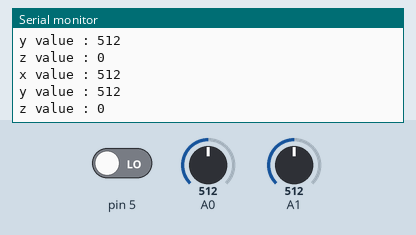
This sketch was run on a simulated Arduino Uno, built with avr-gcc and run on an emulated ATmega328P. On the bench: the last lines printed to the serial monitor. Inputs (shaded band) come from the test bench; at power-on: A0 = 512, A1 = 512, pin 5 LOW.

Above: at 1.3 s.
1.4 s: A0 set to 716
At 1.82 s:
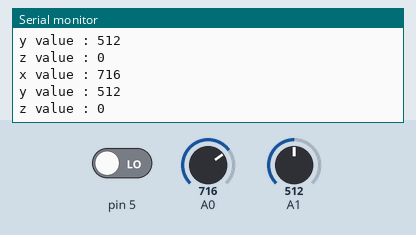
2.9 s: A1 set to 716
At 3.33 s:
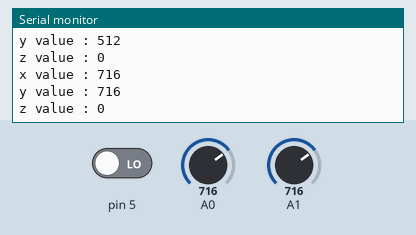
4.4 s: pin 5 driven HIGH
At 4.83 s:
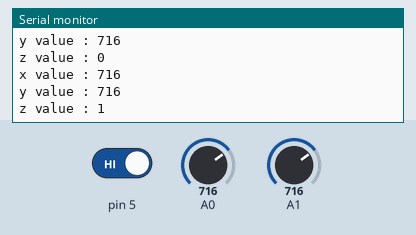
5.9 s: A0 set to 900
At 6.33 s:
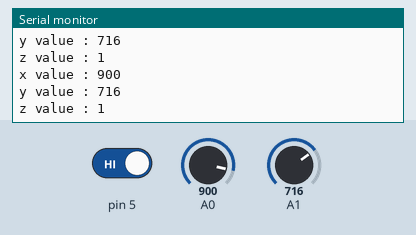
7.4 s: A1 set to 900
At 7.84 s:
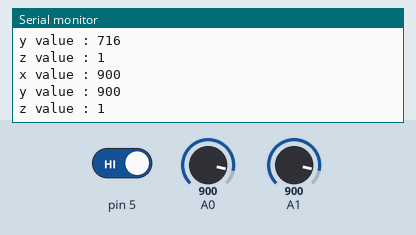
Timing chart, 0 to 9.9 s (numbered marks = the images above; inputs shaded):
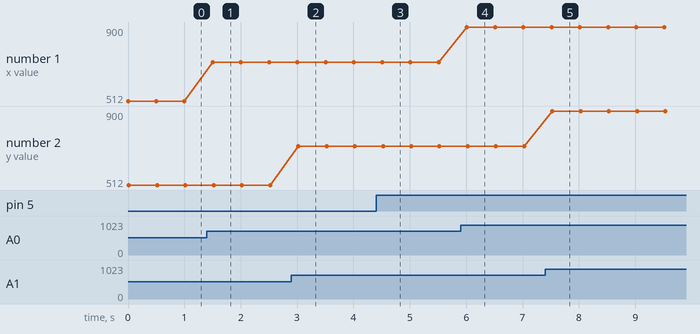

The sketch:

joystick.ino
```cpp
int val=0;

void setup() {
  // put your setup code here, to run once:
  Serial.begin(9600);
}

void loop() {
  // put your main code here, to run repeatedly:
  int val_x = analogRead(A0);
  Serial.println("x value : " + String(val_x));

  int val_y = analogRead(A1);
  Serial.println("y value : " + String(val_y));

  int val_push = digitalRead(5);
  Serial.println("z value : " + String(val_push));

  delay(500);
}
```

Measured:
- after the input at 1.4 s, the serial monitor: prints a new line after 0.10 s (image 1)
- after the input at 2.9 s, the serial monitor: prints a new line after 0.12 s (image 2)
- after the input at 4.4 s, the serial monitor: prints a new line after 0.14 s (image 3)
- after the input at 5.9 s, the serial monitor: prints a new line after 0.11 s (image 4)
- after the input at 7.4 s, the serial monitor: prints a new line after 0.13 s (image 5)
- plotted number 1: 512 → 716 after the input at 1.4 s, 716 → 900 after the input at 5.9 s
